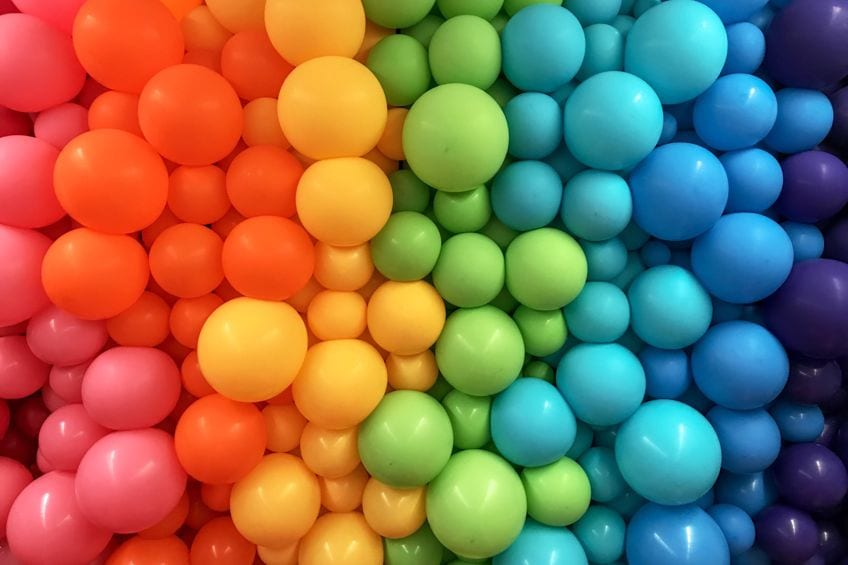
#> input picture images/balloon.jpg, 848 x 565 px
$ python histogramEqualizationColor.py
#> lines starting #> are read from the running program, lines starting #| are printed output that depends on the picture
#histogram equalization of a color image

import cv2
import matplotlib.pyplot as plt
img=cv2.imread("../images/balloon.jpg")
#> img is the input picture: shape (565, 848, 3); mean B, G, R 82.8, 109.5, 136
img=cv2.resize(img,(600,500))
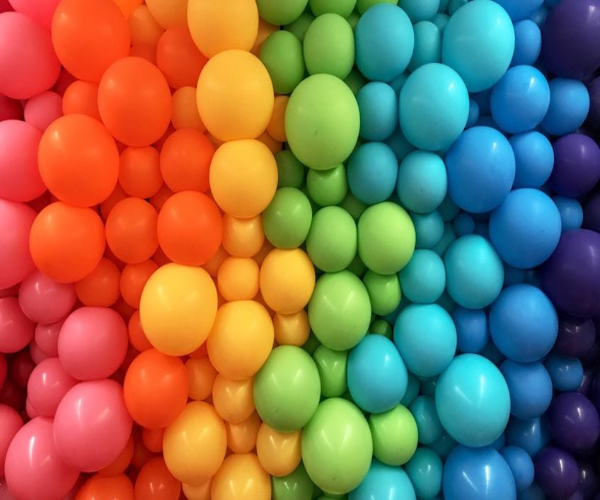
#> img: shape (500, 600, 3); mean B, G, R 82.7, 109.4, 135.9
cv2.imshow("Original Image",img)
hist=cv2.calcHist([img],[0],None,[256],[0,256])
#> hist = 256 values, max 3027 at index 17, min 186 at index 253, mean 1171.9

plt.plot(hist)
plt.xlim(0,256)
plt.title("Historam of a color image")
plt.show()
#> figure, not shown here; curve peaks at x = 17, y = 3027

b,g,r=cv2.split(img)
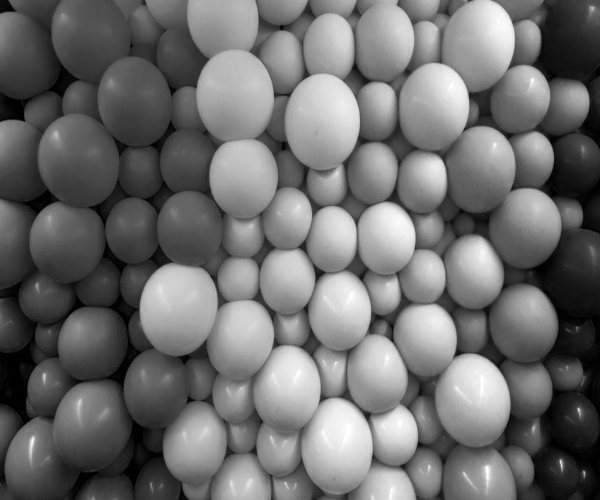
#> g: shape (500, 600); min 0, max 255, mean 109.4
blue=cv2.equalizeHist(b)
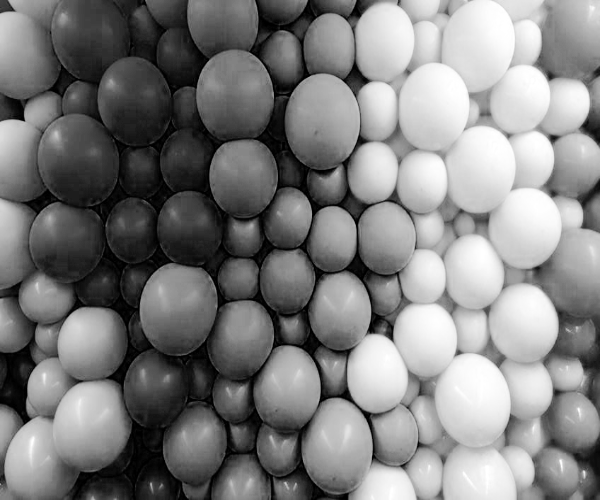
#> blue: shape (500, 600); min 0, max 255, mean 127
green=cv2.equalizeHist(g)
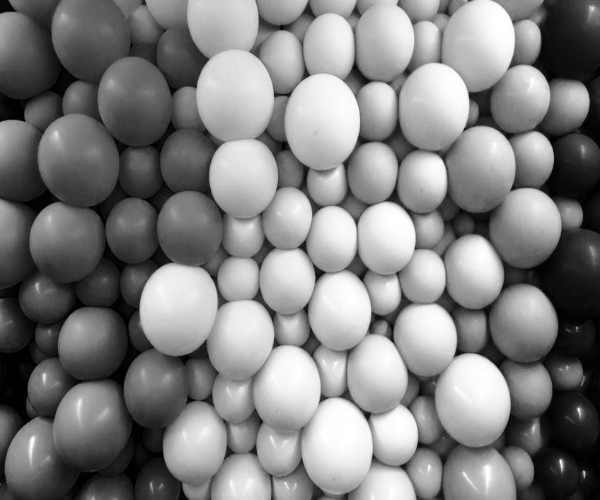
#> green: shape (500, 600); min 0, max 255, mean 127.6
red=cv2.equalizeHist(r)
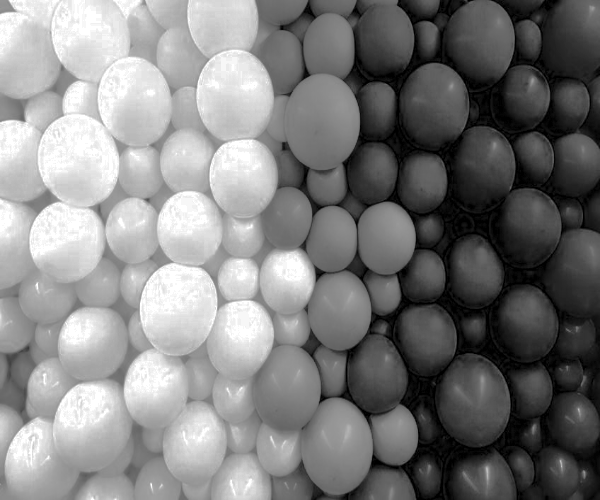
#> red: shape (500, 600); min 0, max 255, mean 126.2

new_img=cv2.merge((blue,green,red))
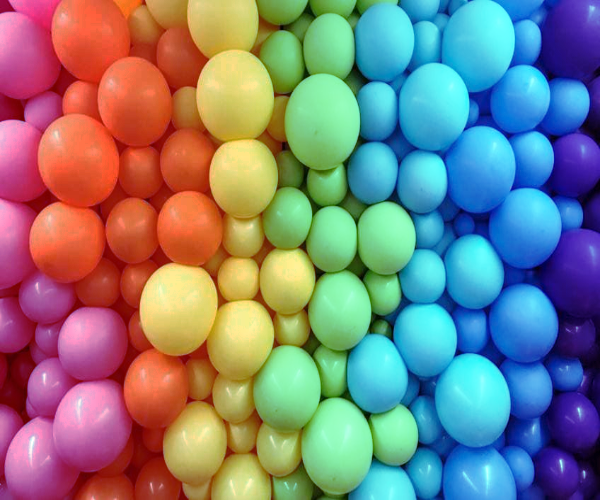
#> new_img: shape (500, 600, 3); mean B, G, R 127, 127.6, 126.2
cv2.imshow("Equalized image",new_img)
cv2.waitKey(0)
hist=cv2.calcHist([new_img],[0],None,[256],[0,256])
#> hist = 256 values, max 3027 at index 29, min 0 at index 1, mean 1171.9

plt.plot(hist)
plt.xlim(0,256)
plt.title("Historam equalization of a color image")
plt.show()
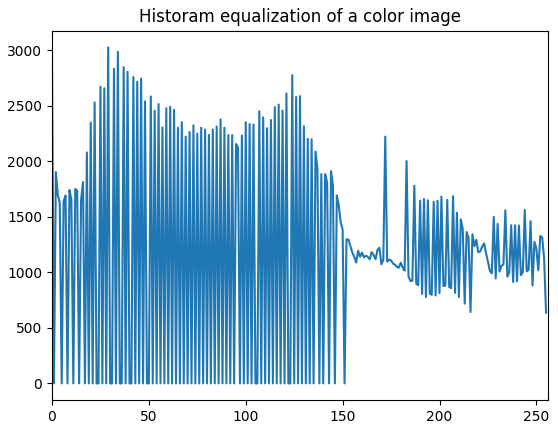
#> figure drawn by matplotlib, 1 panel; curve peaks at x = 29, y = 3027

$ run again, with images/bw lion.jpg copied over images/balloon.jpg
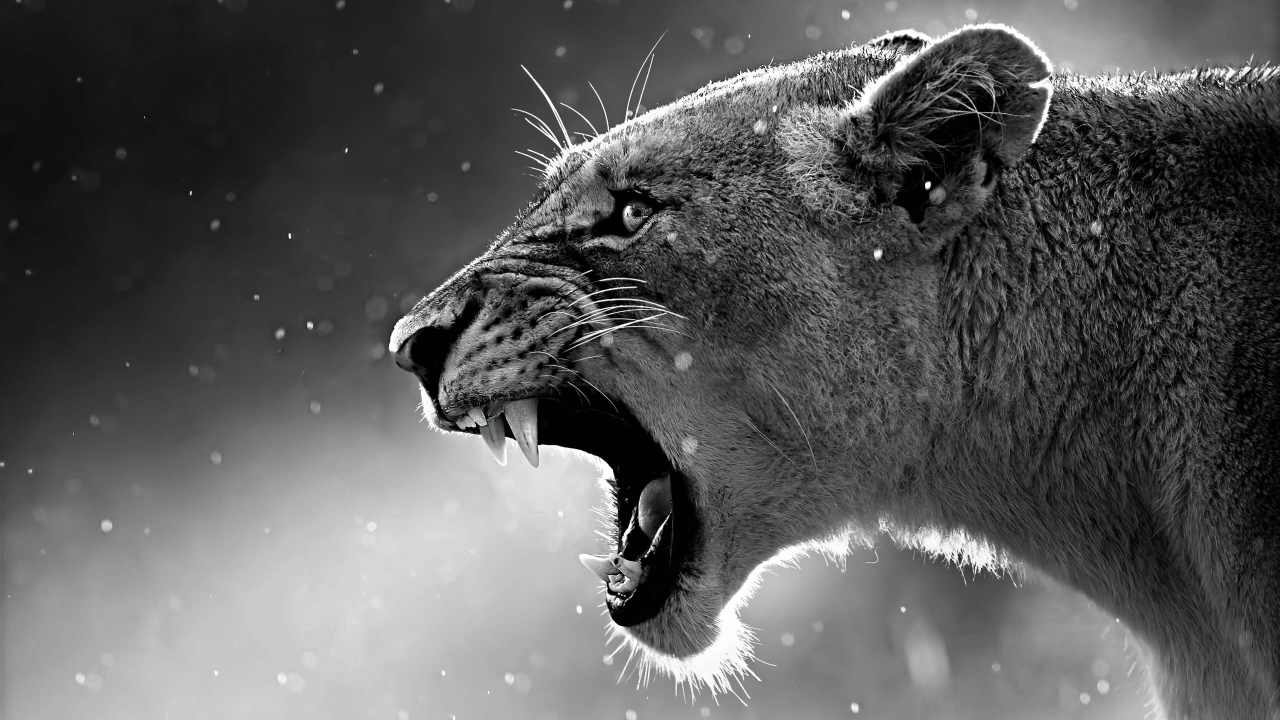
#> input picture images/bw lion.jpg, 3840 x 2160 px (shown at 1/3 size)
#> img is the input picture: shape (2160, 3840, 3); mean B, G, R 91, 91, 91
#> img: shape (500, 600, 3)
#> `hist=cv2.calcHist([img],[0],None,[256],[0,256])`: hist = 256 values, max 5616 at index 1, min 90 at index 229, mean 1171.9
#> `blue=cv2.equalizeHist(b)`:
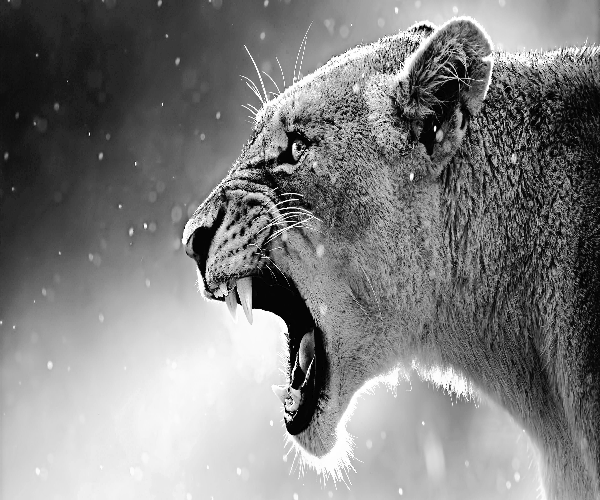
#> blue: shape (500, 600); min 0, max 255, mean 127.8
#> `hist=cv2.calcHist([new_img],[0],None,[256],[0,256])`: hist = 256 values, max 5616 at index 5, min 0 at index 1, mean 1171.9
#> `plt.show()`:
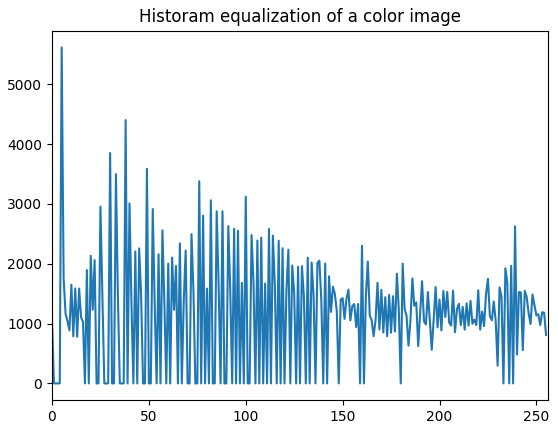
#> figure drawn by matplotlib, 1 panel; curve peaks at x = 5, y = 5616

$ run again, with images/cocktail.jpg copied over images/balloon.jpg
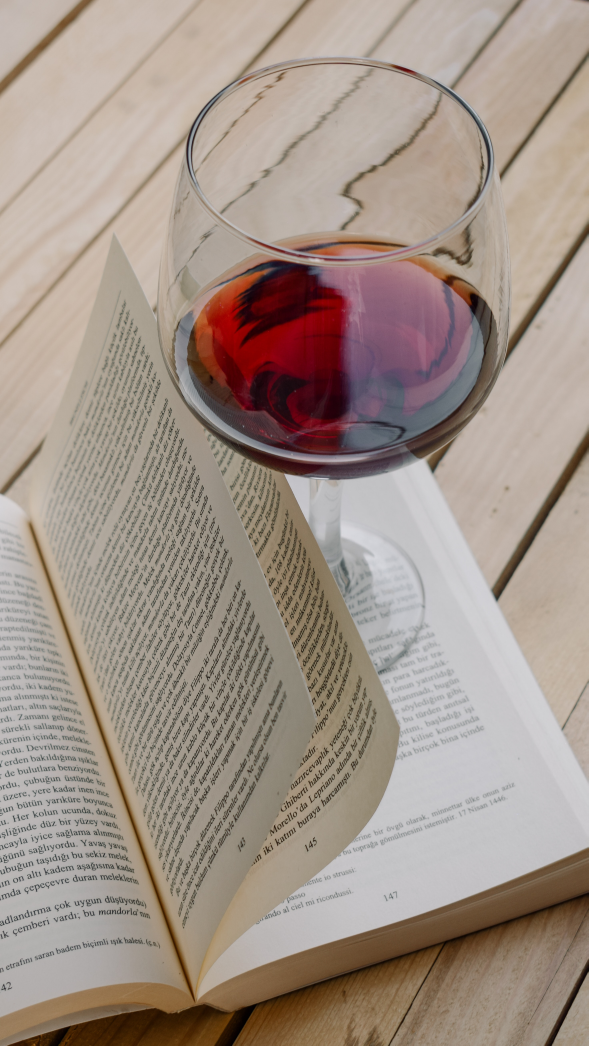
#> input picture images/cocktail.jpg, 2941 x 5228 px (shown at 1/5 size)
#> img is the input picture: shape (5228, 2941, 3); mean B, G, R 137.1, 147.2, 161.9
#> img: shape (500, 600, 3)
#> `hist=cv2.calcHist([img],[0],None,[256],[0,256])`: hist = 256 values, max 5033 at index 168, min 0 at index 225, mean 1171.9
#> `hist=cv2.calcHist([new_img],[0],None,[256],[0,256])`: hist = 256 values, max 5033 at index 178, min 0 at index 61, mean 1171.9
#> `plt.show()`:
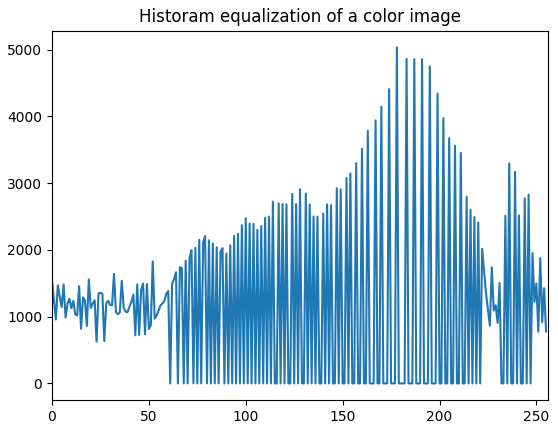
#> figure drawn by matplotlib, 1 panel; curve peaks at x = 178, y = 5033
